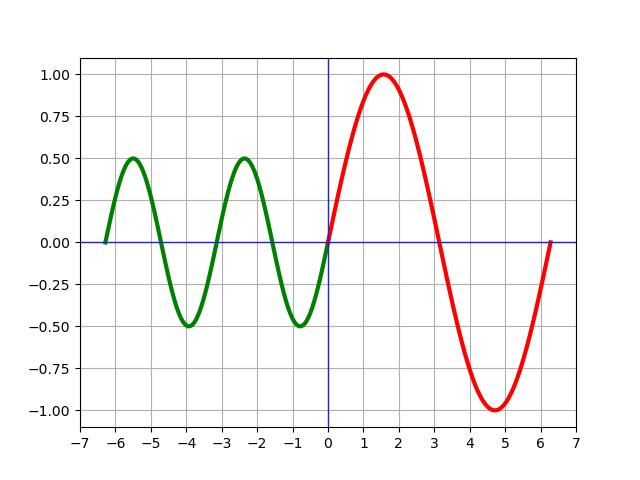

Python code for this plot:
import matplotlib.pyplot as plt
import numpy as np


x1 = np.linspace(-2.0*np.pi, 0.0*np.pi, 101)
y1 = 1/2*np.sin(2*x1)

x2 = np.linspace(0.0*np.pi, 2.0*np.pi, 101)
y2 = np.sin(x2)

plt.plot(x1, y1, linewidth=3, color='green')
plt.plot(x2, y2, linewidth=3, color='red')

plt.axhline(linewidth=1, color='#22D')
plt.axvline(linewidth=1, color='#22D')

plt.xticks(np.linspace(-7.0, +7.0, 15))

plt.grid(True)

plt.show()
